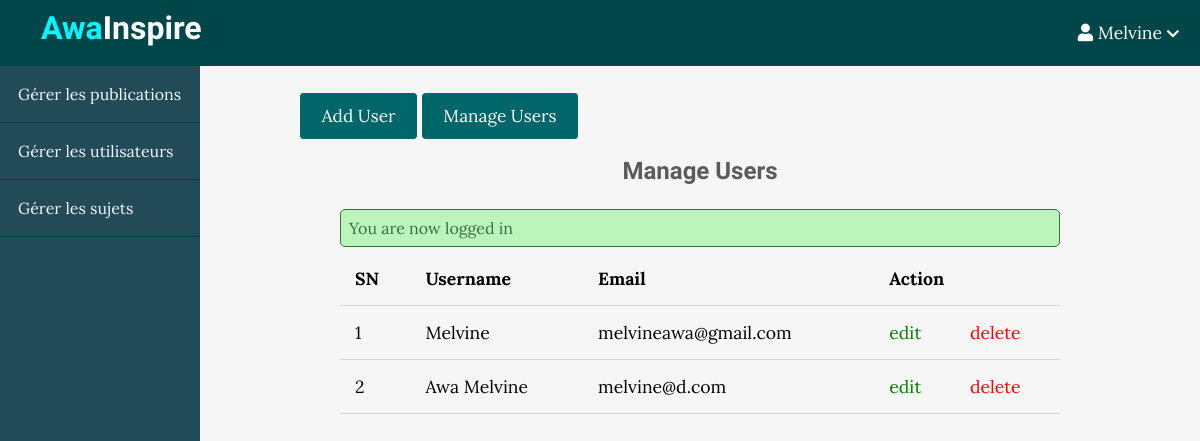
/admin/users/index.php (signed in), run on the app's committed database.
### tables this page shows
CREATE TABLE `users` (
  `id` int(11) NOT NULL,
  `admin` tinyint(4) NOT NULL,
  `username` varchar(255) NOT NULL,
  `email` varchar(255) NOT NULL,
  `password` varchar(255) NOT NULL,
  `created_at` timestamp NOT NULL DEFAULT CURRENT_TIMESTAMP
);

### app/controllers/users.php (called while the page is built, shortened)
<?php
include(ROOT_PATH . "/app/database/db.php");
$table = 'users';
$admin_users = selectAll($table);

### app/database/db.php (called while the page is built, shortened)
<?php
require('connect.php');
function selectAll($table, $conditions = [])
{
    global $conn;
    $sql = "SELECT * FROM $table";
    if (empty($conditions)) {
        $stmt = $conn->prepare($sql);
        $stmt->execute();
        $records = $stmt->get_result()->fetch_all(MYSQLI_ASSOC);
        return $records;
    }
}

### admin/users/index.php (the view, shortened to what this page needs)
<?php include(ROOT_PATH . "/app/controllers/users.php");
?>
<!DOCTYPE html>
<html lang="en">
    <head>
        <link rel="stylesheet"
            href="https://use.fontawesome.com/releases/v5.7.2/css/all.css"
>
        <link rel="stylesheet" href="../../assets/css/style.css">
        <link rel="stylesheet" href="../../assets/css/admin.css">
    </head>
    <body>
    <?php include(ROOT_PATH . "/app/includes/adminHeader.php"); ?>
        <div class="admin-wrapper">
        <?php include(ROOT_PATH . "/app/includes/adminSidebar.php"); ?>
            <div class="admin-content">
                <div class="button-group">
                    <a href="create.php" class="btn btn-big">Add User</a>
                    <a href="index.php" class="btn btn-big">Manage Users</a>
                </div>
                <div class="content">
                    <h2 class="page-title">Manage Users</h2>
                    <?php include(ROOT_PATH . "/app/includes/messages.php"); ?>
                    <table>
                        <thead>
                            <th>SN</th>
                            <th>Username</th>
                            <th>Email</th>
                            <th colspan="2">Action</th>
                        </thead>
                        <tbody>
                            <?php foreach ($admin_users as $key => $user): ?>
                                <tr>
                                    <td><?php echo $key + 1; ?></td>
                                    <td><?php echo $user['username']; ?></td>
                                    <td><?php echo $user['email']; ?></td>
                                    <td><a href="edit.php?id=<?php echo $user['id']; ?>" class="edit">edit</a></td>
                                    <td><a href="index.php?delete_id=<?php echo $user['id']; ?>" class="delete">delete</a></td>
                                </tr>
                            <?php endforeach; ?>
                        </tbody>
                    </table>
                </div>
            </div>
        </div>
    </body>
</html>

### assets/css/style.css (style rules this page uses)
* { box-sizing: border-box; }
html, body { height: 100%; padding: 0px; margin: 0px; background: #f6f6f6; font-family: "Lora", serif; }
h1, h2, h3, h4, h5, h6 { font-family: "Candal", serif; color: #5c5b5b; margin: 5px; }
a { text-decoration: none; color: inherit; }
.btn { padding: 0.5rem 1rem; background: #006669; color: white; border: 1px solid transparent; border-radius: 0.25rem; font-size: 1.08em; font-family: "Lora", serif; }
.btn-big { padding: 0.7rem 1.3rem; line-height: 1.3rem; }
.content { width: 90%; margin: 30px auto 30px; }

### assets/css/admin.css (style rules this page uses)
.admin-wrapper { display: flex; height: calc(100% - 66px); }
.admin-wrapper .admin-content { flex: 8; height: 100%; padding: 40px 100px 100px; overflow-y: scroll; }
.admin-content .page-title { text-align: center; margin-bottom: 1.5rem; }
table { width: 100%; border-collapse: collapse; font-size: 1.1rem; }
th, td { padding: 15px; text-align: left; border-bottom: 1px solid #d3d3d3; }
.edit { color: green; }
.delete { color: red; }

### data on the page
users: username "Melvine", email "melvineawa@gmail.com"
users: username "Awa Melvine", email "melvine@d.com"

### other printed values
$_SESSION['username'] "Melvine"
$_SESSION['message'] "You are now logged in"
